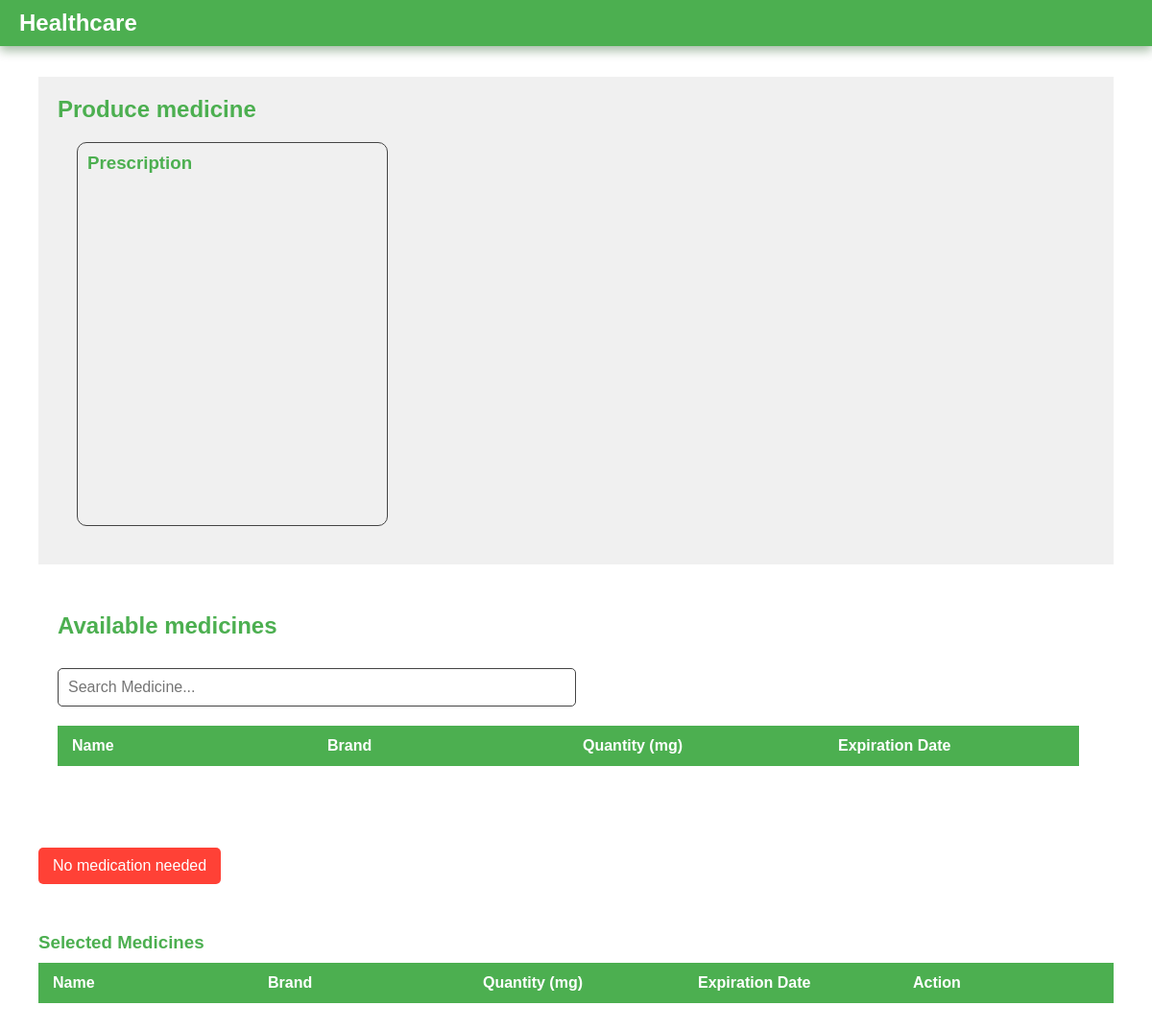
Before: /pharmasist/produce.php with the older database file.
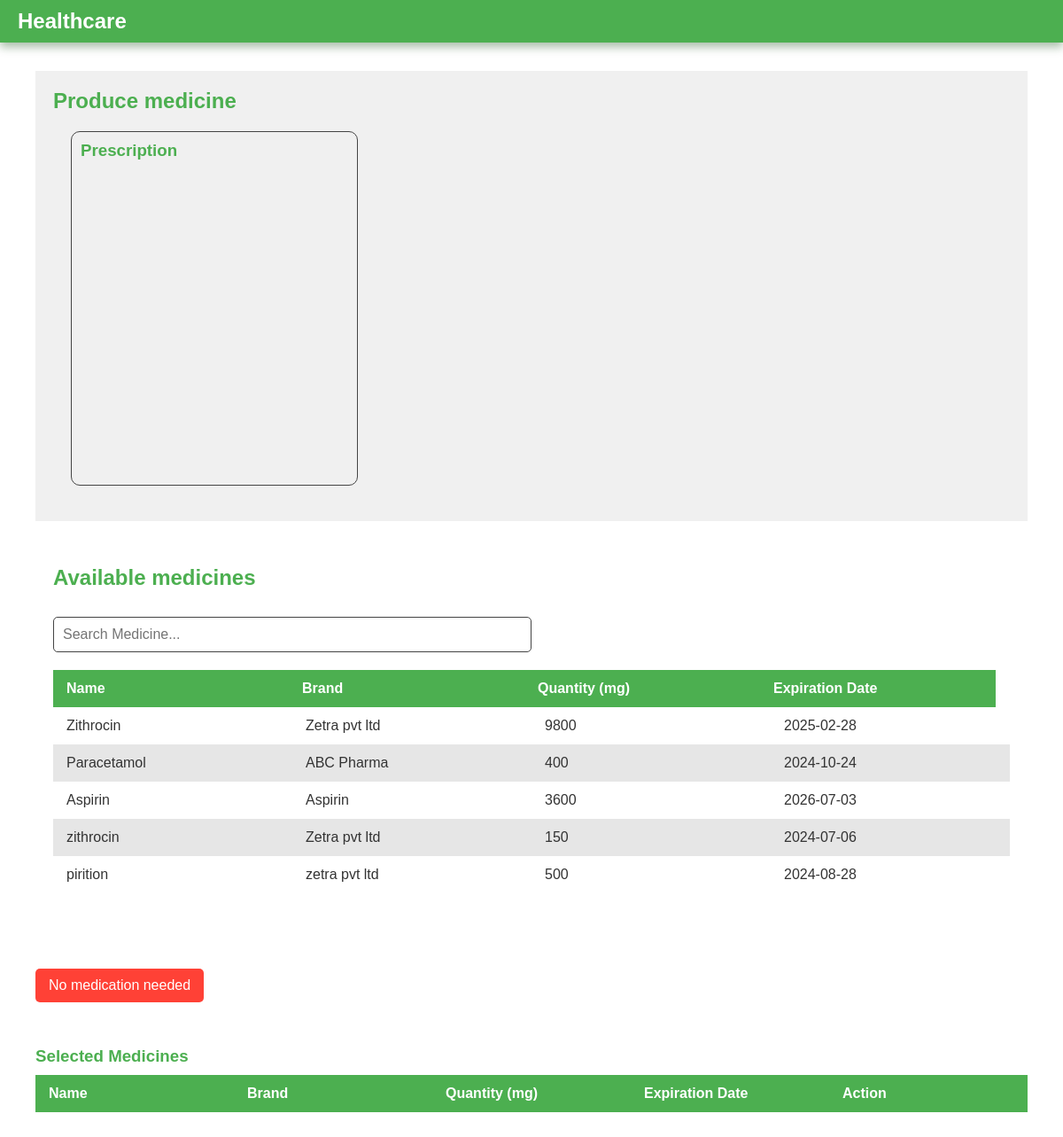
After: the same page with the newer database file.
### tables this page shows
CREATE TABLE IF NOT EXISTS `medicines` (
  `id` int NOT NULL AUTO_INCREMENT,
  `name` varchar(50) DEFAULT NULL,
  `brand` varchar(50) DEFAULT NULL,
  `quantity` int DEFAULT NULL,
  `exp` date DEFAULT NULL,
  PRIMARY KEY (`id`)
);

### connection.php (called while the page is built, shortened)
<?php
class Database
{
    public static $connection;
    public static function SetUpConnection()
    {
        if (!isset(Database::$connection)) {
            Database::$connection = new mysqli("localhost", "root", "Chalithac*#3031", "healthcare", "3306");
        }
    }
    public static function search($q)
    {
        return Database::$connection->query($q);
    }
}

### pharmasist/produce.php (the view, shortened to what this page needs)
<!DOCTYPE html>
<html lang="en">
<head>
    <link rel="stylesheet" href="../assets/css/common.css">
    <link rel="stylesheet" href="../pharmasist/pharmasist.css">
    <link rel="stylesheet" href="../assets/css/header.css">
</head>
<body>
    <?php
    include_once "../connection.php";
    $pdi = $_GET["pid"];
    $res = Database::search("SELECT * FROM `patients_details` INNER JOIN `registered_patients` ON `registered_patients`.`p_id` =`patients_details`.`patients_id` WHERE `id` = '$pdi'");
    $pdata = $res->fetch_assoc();
    ?>
    <header>
        <div class="logo">Healthcare</div>
    </header>
    <div class="main-container">
        <div class="content" id="content">
            <div class="maindiv">
                <div class="left ">
                    <h2 class="content-title">Produce medicine</h2>
                    <div class="health-issues">
                        <h3><?php echo $pdata["name"] ?> Prescription</h3>
                    </div>
                </div>
                <div class="right ">
                    <h2 class="content-title">Available medicines</h2>
                    <input type="text" id="searchBar" placeholder="Search Medicine..." onkeyup="filterTable()">
                    <table id="dataTable">
                        <thead>
                            <tr>
                                <th>Name</th>
                                <th>Brand</th>
                                <th>Quantity (mg)</th>
                                <th>Expiration Date</th>
                            </tr>
                        </thead>
                        <tbody class="dataBody">
                            <?php
                            $d = new DateTime();
                            $tz = new DateTimeZone("Asia/Colombo");
                            $d->setTimezone($tz);
                            $date = $d->format('Y-m-d');
                            $mediResultSet = Database::search("SELECT * FROM `medicines` WHERE `exp`  > '" . $date . "' AND `quantity` > '0'");
                            if ($mediResultSet->num_rows > 0) {
                                $medicines = $mediResultSet->fetch_all(MYSQLI_ASSOC);
                                foreach ($medicines as $medicine) {
                            ?>
                                    <tr class="dataRow" onclick="addToNewTable(this)">
                                        <td class="name"><?php echo $medicine['name'] ?></td>
                                        <td class="brand"><?php echo $medicine['brand'] ?></td>
                                        <td class="quantity"><?php echo $medicine['quantity'] ?></td>
                                        <td class="exp"><?php echo $medicine['exp'] ?></td>
                                    </tr>
                            <?php
                                }
                            }
                            ?>
                        </tbody>
                    </table>
                </div>
            </div>
            <button onclick="cancelMedicine(<?php echo $pdi ?>)" class="no-med-needed">No medication needed</button>
            <h3>Selected Medicines</h3>
            <table id="selectedTable">
                <thead>
                    <tr>
                        <th>Name</th>
                        <th>Brand</th>
                        <th>Quantity (mg)</th>
                        <th>Expiration Date</th>
                        <th>Action</th>
                    </tr>
                </thead>
            </table>
        </div>
    </div>
</body>
</html>

### assets/css/common.css (style rules this page uses)
:root { --base-color: #4CAF50; --second-base-color: #388E3C; --dark-gray: #333333; --medium-gray: #444444; --error-color: #FF4136; }
* { margin: 0%; padding: 0%; box-sizing: border-box; font-family: Arial, sans-serif; }

### pharmasist/pharmasist.css (style rules this page uses)
body { width: 100vw; color: var(--dark-gray); }
.main-container { display: flex; margin-top: 40px; height: calc(100vh - 80px); }
.content { flex-grow: 1; padding: 40px; overflow-y: scroll; }
.content .content-title { color: var(--base-color); margin: 30px 0px; }

### assets/css/header.css (style rules this page uses)
header { display: flex; justify-content: space-between; align-items: center; z-index: 1000; background-color: var(--base-color); padding: 10px 20px; color: white; position: fixed; left: 0%; top: 0%; width: 100%; box-shadow: 0px 5px 10px rgba(4, 65, 0, 0.349); }
header .logo { font-size: 1.5em; font-weight: bold; cursor: pointer; }

### pharmasist/produce.php (style rules this page uses)
.main-container { background-color: #fff; border-radius: 8px; box-shadow: 0 2px 4px rgba(0, 0, 0, 0.1); }
.health-issues { margin-bottom: 20px; border: 1px solid var(--medium-gray); min-width: max-content; max-width: 30%; margin-left: 20px; height: 400px; padding: 10px; border-radius: 10px; }
h3 { color: var(--base-color); margin-bottom: 10px; }
#searchBar { width: 50%; min-width: 200px; padding: 10px; margin-bottom: 20px; border: 1px solid var(--medium-gray); border-radius: 5px; font-size: 16px; outline: none; }
#dataTable { width: 100%; margin-bottom: 50px; }
#selectedTable { margin-bottom: 30px; }
table { width: 100%; border-collapse: collapse; }
#dataTable thead { display: table; width: calc(100% - 1em); }
#dataTable thead tr { display: grid; grid-template-columns: repeat(4, 1fr); }
#selectedTable thead tr { display: grid; grid-template-columns: repeat(5, 1fr); }
tbody { display: block; max-height: 300px; overflow-y: auto; }
th, td { padding: 12px 15px; border: 1px solid var(--medium-gray); border: none; text-align: left; }
th { background-color: var(--base-color); color: white; }
tbody tr { cursor: pointer; display: table; width: 100%; table-layout: fixed; }
tbody tr:nth-child(even) { background-color: #e6e6e6; }
.maindiv { display: flex; flex-direction: row; margin-bottom: 15px; }
.left, .right { flex: 1; padding: 20px; box-sizing: border-box; overflow-x: auto; }
.left { background-color: #f0f0f0; }
.right { flex: 2; }
.left .content-title { margin: 0 0 20px 0; }
@media (max-width: 1730px) { .maindiv { flex-direction: column; height: auto; } }
@media (max-width: 1730px) { .left, .right { height: 50vh; } }
.no-med-needed { padding: 10px 15px; background-color: var(--error-color); border: none; border-radius: 5px; color: #FFFFFF; font-size: 1em; cursor: pointer; margin-bottom: 50px; margin-left: auto; transition: background-color 0.3s; }

Changed rows visible on the page:
added medicines: name "Zithrocin", brand "Zetra pvt ltd", quantity "9800", exp "2025-02-28"
added medicines: name "Paracetamol", brand "ABC Pharma", quantity "400", exp "2024-10-24"
added medicines: name "Aspirin", brand "Aspirin", quantity "3600", exp "2026-07-03"
added medicines: name "zithrocin", brand "Zetra pvt ltd", quantity "150", exp "2024-07-06"
added medicines: name "pirition", brand "zetra pvt ltd", quantity "500", exp "2024-08-28"
